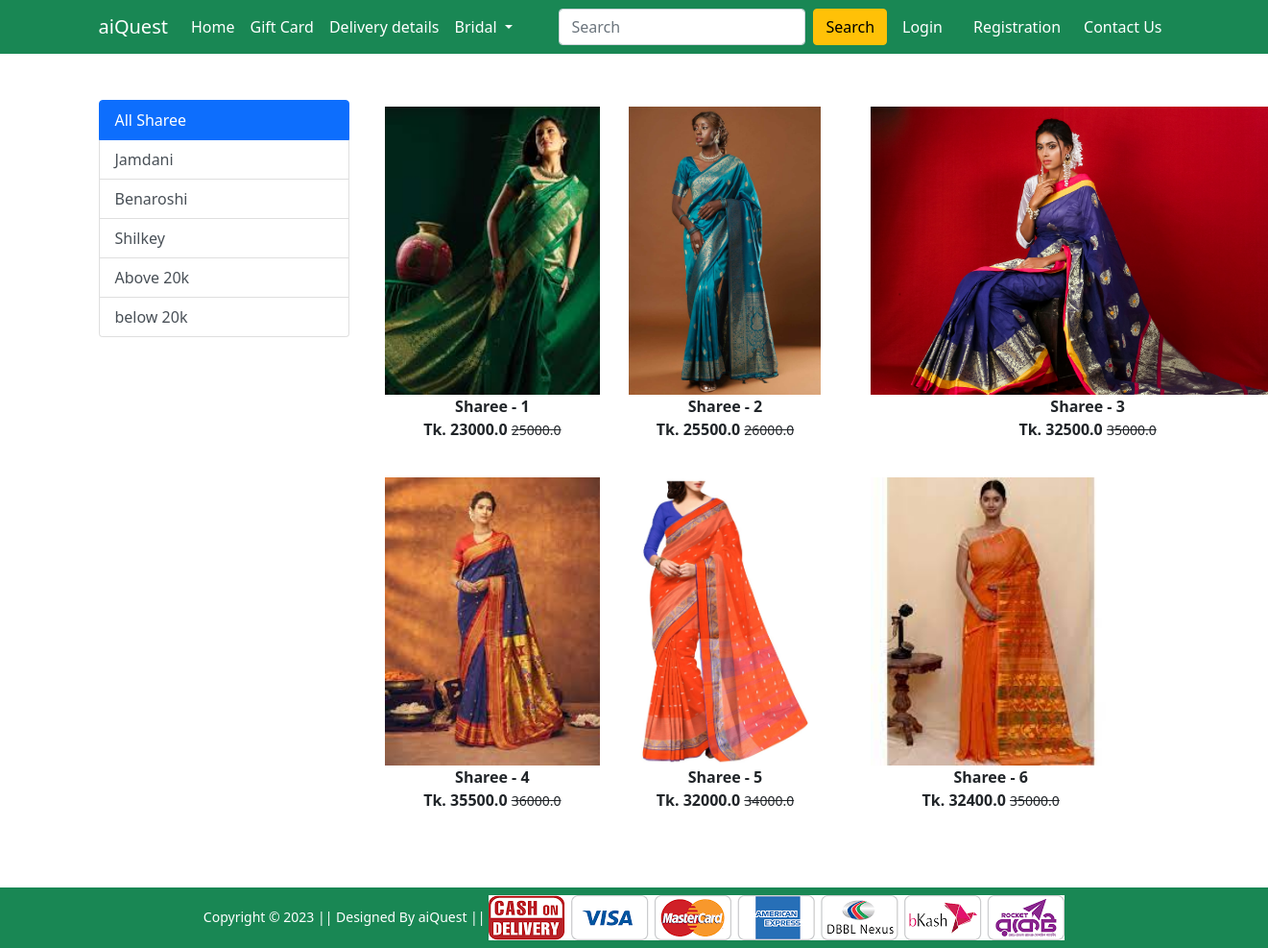
Page /sharee/ on the committed database.
### Shop/models.py (models this page shows, shortened)
class Product(models.Model):
    title = models.CharField(max_length=100)
    selling_price = models.FloatField()
    discounted_price = models.FloatField()
    description = models.TextField()
    brand = models.CharField(max_length=100)
    category = models.CharField(choices=CATEGORY_CHOICES,max_length=2)
    product_image = models.ImageField(upload_to='productimg')

### Shop/views.py (the view)
# urls.py: path('sharee/', views.sharee, name= 'shareesingle'),
def sharee(request, data=None):
    message = None  # Default message is None
    if data is None:
        sharees = Product.objects.filter(category='S')
        if not sharees.exists():
            message = "No products found in this category."
    elif data in ['Jamdani', 'Benaroshi', 'Shilkey']:
        sharees = Product.objects.filter(category='S', brand=data)
        if not sharees.exists():
            message = f"No products found for brand '{data}'."
    elif data == 'above':
        sharees = Product.objects.filter(category='S', discounted_price__gt=20000)
        if not sharees.exists():
            message = "No products found above Tk. 20,000."
    elif data == 'below':
        sharees = Product.objects.filter(category='S', discounted_price__lt=20000)
        if not sharees.exists():
            message = "No products found below Tk. 20,000."
    else:
        sharees = None
        message = "Invalid filter option."
    return render(request, 'Shop/sharee.html', {
        'shareeD': sharees,
        'message': message
    })

### Shop/templates/Shop/sharee.html (shortened to what this page needs)
{% extends 'Shop/base.html' %}
{% load static %}
{% block main-content %}
<div class="container my-5">
    <div class="row">
        <div class="col-sm-3">
            <div class="list-group">
                <a href="{% url 'shareesingle' %}" class="list-group-item list-group-item-action active" aria-current="true">
                    All Sharee
                </a>
                <a href="{% url 'shareeitems' 'Jamdani' %}" class="list-group-item list-group-item-action">Jamdani</a>
                <a href="{% url 'shareeitems' 'Benaroshi' %}" class="list-group-item list-group-item-action">Benaroshi</a>
                <a href="{% url 'shareeitems' 'Shilkey' %}" class="list-group-item list-group-item-action">Shilkey</a>
                <a href="{% url 'shareeitems' 'above' %}" class="list-group-item list-group-item-action">Above 20k</a>
                <a href="{% url 'shareeitems' 'below' %}" class="list-group-item list-group-item-action">below 20k</a>
            </div>
        </div>
        <div class="col-sm-8">
            <div class="row">
                {% if shareeD %}
                    {% for sha in shareeD %}
                        <div class="col-sm-4 text-center mb-4">
                            <a href="{% url 'show_product_details' sha.id %}" class="btn">
                                <div class="item">
                                    <img src="{{ sha.product_image.url }}" alt="" height="300" class="">
                                    <div class="fw-bold">{{ sha.title }}</div>
                                    <div class="fw-bold">
                                        Tk. {{ sha.discounted_price }}
                                        <small class="fw-light text-decoration-line-through">
                                            {{ sha.selling_price }}
                                        </small>
                                    </div>
                                </div>
                            </a>
                        </div>
                    {% endfor %}
                    {% else %}
                        <div class="col-12 text-center">
                            <p class="text-danger fw-bold">
                                {{ message }}
                            </p>
                        </div>
                    {% endif %}
            </div>
        </div>
    </div>
</div>
{% endblock main-content %}

### rows in the picture
Product: product_image (picture), title "Sharee - 1", discounted_price "23000.0", selling_price "25000.0"
Product: product_image (picture), title "Sharee - 2", discounted_price "25500.0", selling_price "26000.0"
Product: product_image (picture), title "Sharee - 3", discounted_price "32500.0", selling_price "35000.0"
Product: product_image (picture), title "Sharee - 4", discounted_price "35500.0", selling_price "36000.0"
Product: product_image (picture), title "Sharee - 5", discounted_price "32000.0", selling_price "34000.0"
Product: product_image (picture), title "Sharee - 6", discounted_price "32400.0", selling_price "35000.0"
